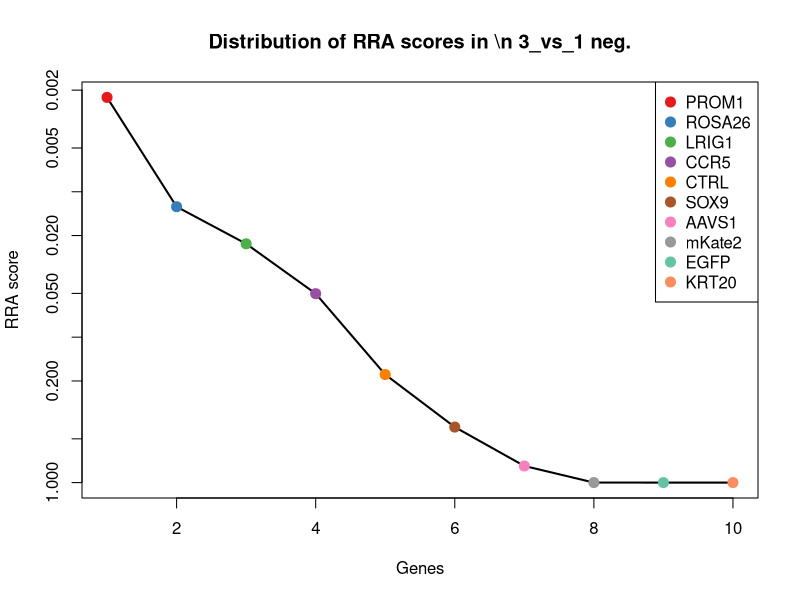
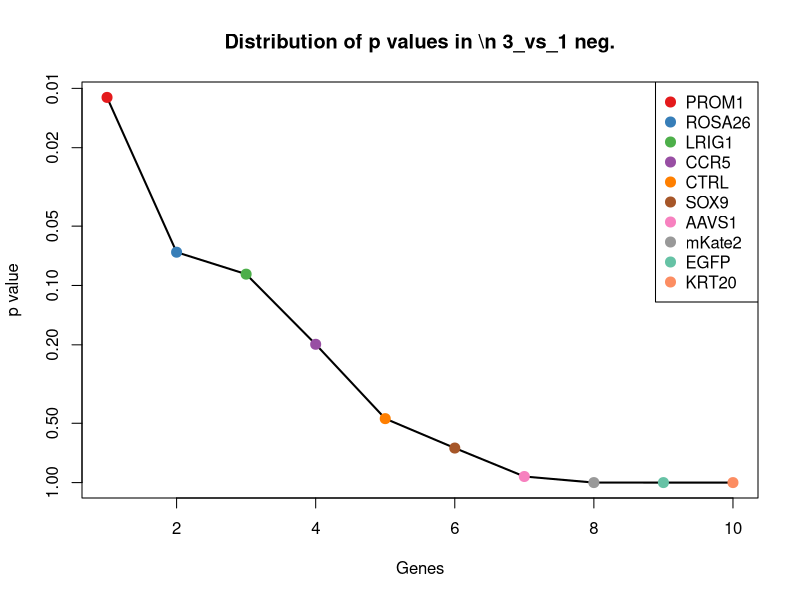
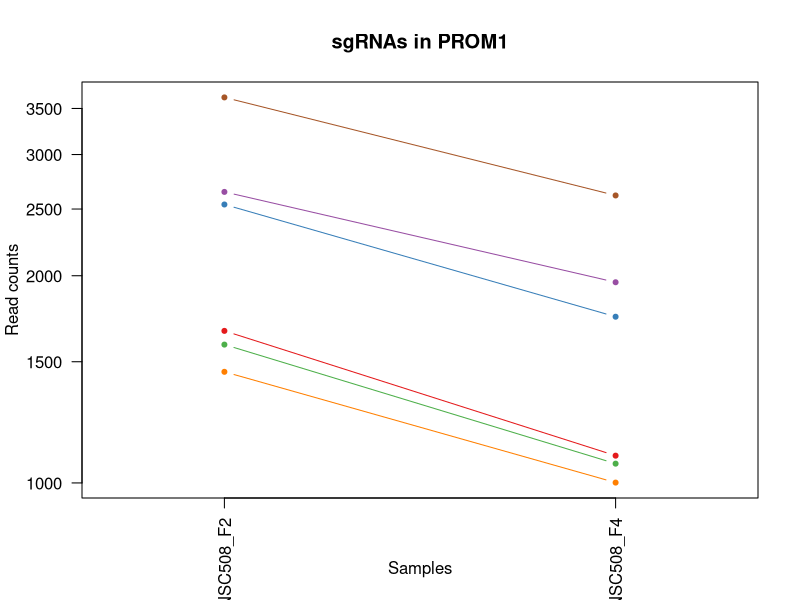
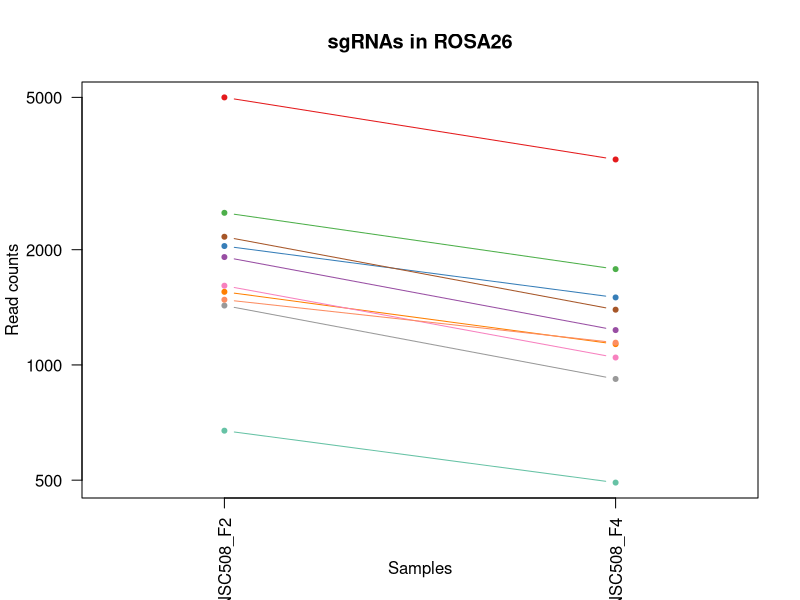
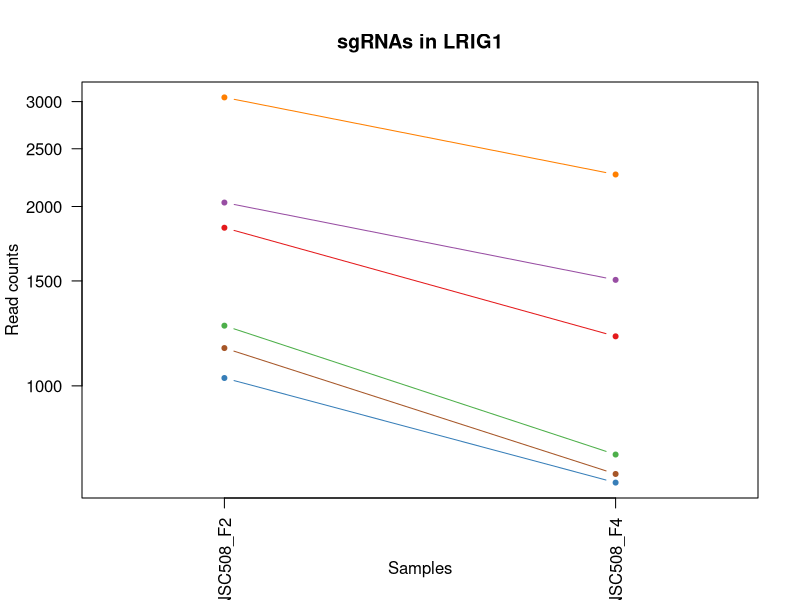
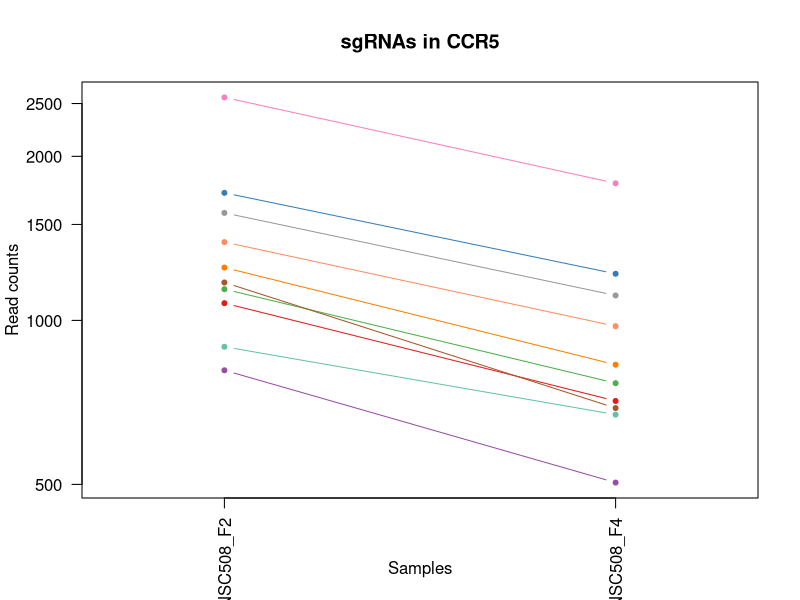
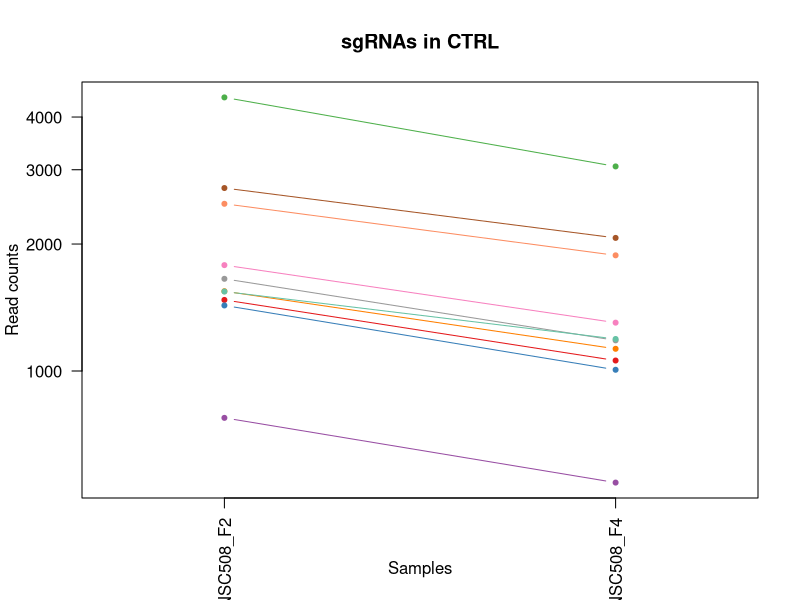
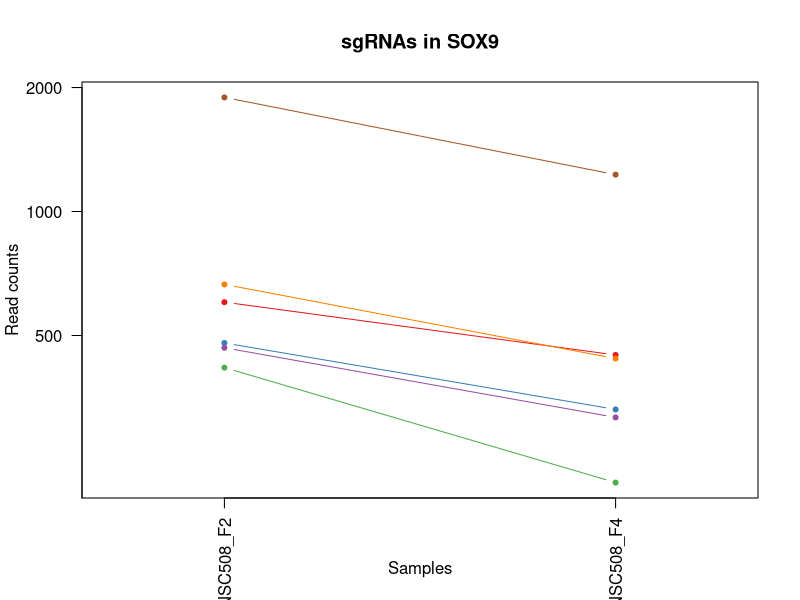

Recreate these plots in R, in order. (Note: this script raises an error after producing the figures.)
pdf(file='S8A_c1_t3.pdf',width=4.5,height=4.5);
gstable=read.table('S8A_c1_t3.gene_summary.txt',header=T)
# 
#
# parameters
# Do not modify the variables beginning with "__"

# gstablename='__GENE_SUMMARY_FILE__'
startindex=3
# outputfile='__OUTPUT_FILE__'
targetgenelist=c("PROM1","ROSA26","LRIG1","CCR5","CTRL","SOX9","AAVS1","mKate2","EGFP","KRT20")
# samplelabel=sub('.\\w+.\\w+$','',colnames(gstable)[startindex]);
samplelabel='3_vs_1 neg.'


# You need to write some codes in front of this code:
# gstable=read.table(gstablename,header=T)
# pdf(file=outputfile,width=6,height=6)


# set up color using RColorBrewer
#library(RColorBrewer)
#colors <- brewer.pal(length(targetgenelist), "Set1")

colors=c( "#E41A1C", "#377EB8", "#4DAF4A", "#984EA3", "#FF7F00",  "#A65628", "#F781BF",
          "#999999", "#66C2A5", "#FC8D62", "#8DA0CB", "#E78AC3", "#A6D854", "#FFD92F", "#E5C494", "#B3B3B3", 
          "#8DD3C7", "#FFFFB3", "#BEBADA", "#FB8072", "#80B1D3", "#FDB462", "#B3DE69", "#FCCDE5",
          "#D9D9D9", "#BC80BD", "#CCEBC5", "#FFED6F")

######
# function definition

plotrankedvalues<-function(val, tglist, ...){
  
  plot(val,log='y',ylim=c(max(val),min(val)),type='l',lwd=2, ...)
  if(length(tglist)>0){
    for(i in 1:length(tglist)){
      targetgene=tglist[i];
      tx=which(names(val)==targetgene);ty=val[targetgene];
      points(tx,ty,col=colors[(i %% length(colors)) ],cex=2,pch=20)
      # text(tx+50,ty,targetgene,col=colors[i])
    }
    legend('topright',tglist,pch=20,pt.cex = 2,cex=1,col=colors)
  }
}



plotrandvalues<-function(val,targetgenelist, ...){
  # choose the one with the best distance distribution
  
  mindiffvalue=0;
  randval=val;
  for(i in 1:20){
    randval0=sample(val)
    vindex=sort(which(names(randval0) %in% targetgenelist))
    if(max(vindex)>0.9*length(val)){
      # print('pass...')
      next;
    }
    mindiffind=min(diff(vindex));
    if (mindiffind > mindiffvalue){
      mindiffvalue=mindiffind;
      randval=randval0;
      # print(paste('Diff: ',mindiffvalue))
    }
  }
  plot(randval,log='y',ylim=c(max(randval),min(randval)),pch=20,col='grey', ...)
  
  if(length(targetgenelist)>0){
    for(i in 1:length(targetgenelist)){
      targetgene=targetgenelist[i];
      tx=which(names(randval)==targetgene);ty=randval[targetgene];
      points(tx,ty,col=colors[(i %% length(colors)) ],cex=2,pch=20)
      text(tx+50,ty,targetgene,col=colors[i])
    }
  }
  
}




# set.seed(1235)



pvec=gstable[,startindex]
names(pvec)=gstable[,'id']
pvec=sort(pvec);

plotrankedvalues(pvec,targetgenelist,xlab='Genes',ylab='RRA score',main=paste('Distribution of RRA scores in \\n',samplelabel))

# plotrandvalues(pvec,targetgenelist,xlab='Genes',ylab='RRA score',main=paste('Distribution of RRA scores in \\n',samplelabel))


pvec=gstable[,startindex+1]
names(pvec)=gstable[,'id']
pvec=sort(pvec);

plotrankedvalues(pvec,targetgenelist,xlab='Genes',ylab='p value',main=paste('Distribution of p values in \\n',samplelabel))

# plotrandvalues(pvec,targetgenelist,xlab='Genes',ylab='p value',main=paste('Distribution of p values in \\n',samplelabel))



# you need to write after this code:
# dev.off()






# parameters
# Do not modify the variables beginning with "__"
targetmat=list(c(1662.1728088384737,1094.5384753971534),c(2537.383669321567,1742.8249557540883),c(1587.5706356995822,1065.676406066194),c(2646.5575812321404,1955.960236967327),c(1449.2836806128564,1000.1817102767092),c(3630.9423536258064,2615.3475132207845))
targetgene="PROM1"
collabel=c("S58_MNSC508_F2","S60_MNSC508_F4")

# set up color using RColorBrewer
#library(RColorBrewer)
#colors <- brewer.pal(length(targetgenelist), "Set1")

colors=c( "#E41A1C", "#377EB8", "#4DAF4A", "#984EA3", "#FF7F00",  "#A65628", "#F781BF",
          "#999999", "#66C2A5", "#FC8D62", "#8DA0CB", "#E78AC3", "#A6D854", "#FFD92F", "#E5C494", "#B3B3B3", 
          "#8DD3C7", "#FFFFB3", "#BEBADA", "#FB8072", "#80B1D3", "#FDB462", "#B3DE69", "#FCCDE5",
          "#D9D9D9", "#BC80BD", "#CCEBC5", "#FFED6F")


## code

targetmatvec=unlist(targetmat)+1
yrange=range(targetmatvec[targetmatvec>0]);
# yrange[1]=1; # set the minimum value to 1
for(i in 1:length(targetmat)){
  vali=targetmat[[i]]+1;
  if(i==1){
    plot(1:length(vali),vali,type='b',las=1,pch=20,main=paste('sgRNAs in',targetgene),ylab='Read counts',xlab='Samples',xlim=c(0.7,length(vali)+0.3),ylim = yrange,col=colors[(i %% length(colors))],xaxt='n',log='y')
    axis(1,at=1:length(vali),labels=(collabel),las=2)
    # lines(0:100,rep(1,101),col='black');
  }else{
    lines(1:length(vali),vali,type='b',pch=20,col=colors[(i %% length(colors))])
  }
}




# parameters
# Do not modify the variables beginning with "__"
targetmat=list(c(4997.435817706479,3440.1366483324327),c(2043.3717179262244,1499.7175256202377),c(2495.5336697558473,1778.3475026229614),c(1912.3630236335368,1232.1883445140368),c(1551.1793317293912,1132.2811814453312),c(2160.7336732300905,1393.1498850136184),c(1609.4054180816968,1044.5848938628005),c(1428.3586808299965,918.0358206424401),c(672.3293408492787,491.7652582159625),c(1479.3065063882639,1142.2718977522018))
targetgene="ROSA26"
collabel=c("S58_MNSC508_F2","S60_MNSC508_F4")

# set up color using RColorBrewer
#library(RColorBrewer)
#colors <- brewer.pal(length(targetgenelist), "Set1")

colors=c( "#E41A1C", "#377EB8", "#4DAF4A", "#984EA3", "#FF7F00",  "#A65628", "#F781BF",
          "#999999", "#66C2A5", "#FC8D62", "#8DA0CB", "#E78AC3", "#A6D854", "#FFD92F", "#E5C494", "#B3B3B3", 
          "#8DD3C7", "#FFFFB3", "#BEBADA", "#FB8072", "#80B1D3", "#FDB462", "#B3DE69", "#FCCDE5",
          "#D9D9D9", "#BC80BD", "#CCEBC5", "#FFED6F")


## code

targetmatvec=unlist(targetmat)+1
yrange=range(targetmatvec[targetmatvec>0]);
# yrange[1]=1; # set the minimum value to 1
for(i in 1:length(targetmat)){
  vali=targetmat[[i]]+1;
  if(i==1){
    plot(1:length(vali),vali,type='b',las=1,pch=20,main=paste('sgRNAs in',targetgene),ylab='Read counts',xlab='Samples',xlim=c(0.7,length(vali)+0.3),ylim = yrange,col=colors[(i %% length(colors))],xaxt='n',log='y')
    axis(1,at=1:length(vali),labels=(collabel),las=2)
    # lines(0:100,rep(1,101),col='black');
  }else{
    lines(1:length(vali),vali,type='b',pch=20,col=colors[(i %% length(colors))])
  }
}




# parameters
# Do not modify the variables beginning with "__"
targetmat=list(c(1841.3999808916644,1209.9867527209913),c(1029.873902356405,687.1392659947647),c(1260.958682567118,765.954916860077),c(2029.7249789374027,1505.267923568499),c(3047.7717075034957,2262.342203711358),c(1156.333683652819,710.4509373774627))
targetgene="LRIG1"
collabel=c("S58_MNSC508_F2","S60_MNSC508_F4")

# set up color using RColorBrewer
#library(RColorBrewer)
#colors <- brewer.pal(length(targetgenelist), "Set1")

colors=c( "#E41A1C", "#377EB8", "#4DAF4A", "#984EA3", "#FF7F00",  "#A65628", "#F781BF",
          "#999999", "#66C2A5", "#FC8D62", "#8DA0CB", "#E78AC3", "#A6D854", "#FFD92F", "#E5C494", "#B3B3B3", 
          "#8DD3C7", "#FFFFB3", "#BEBADA", "#FB8072", "#80B1D3", "#FDB462", "#B3DE69", "#FCCDE5",
          "#D9D9D9", "#BC80BD", "#CCEBC5", "#FFED6F")


## code

targetmatvec=unlist(targetmat)+1
yrange=range(targetmatvec[targetmatvec>0]);
# yrange[1]=1; # set the minimum value to 1
for(i in 1:length(targetmat)){
  vali=targetmat[[i]]+1;
  if(i==1){
    plot(1:length(vali),vali,type='b',las=1,pch=20,main=paste('sgRNAs in',targetgene),ylab='Read counts',xlab='Samples',xlim=c(0.7,length(vali)+0.3),ylim = yrange,col=colors[(i %% length(colors))],xaxt='n',log='y')
    axis(1,at=1:length(vali),labels=(collabel),las=2)
    # lines(0:100,rep(1,101),col='black');
  }else{
    lines(1:length(vali),vali,type='b',pch=20,col=colors[(i %% length(colors))])
  }
}




# parameters
# Do not modify the variables beginning with "__"
targetmat=list(c(1074.453249719889,710.4509373774627),c(1713.120634396741,1216.647230258905),c(1139.957596866233,765.954916860077),c(808.7967307374948,502.8660541124853),c(1249.131508776806,828.1193738806049),c(1172.7097704394048,689.3594251740693),c(2564.6771472992104,1783.8979005712229),c(1573.9238967107606,1110.0795896522854),c(893.4065124681889,670.4880721499804),c(1391.0575942605508,974.6498797147067))
targetgene="CCR5"
collabel=c("S58_MNSC508_F2","S60_MNSC508_F4")

# set up color using RColorBrewer
#library(RColorBrewer)
#colors <- brewer.pal(length(targetgenelist), "Set1")

colors=c( "#E41A1C", "#377EB8", "#4DAF4A", "#984EA3", "#FF7F00",  "#A65628", "#F781BF",
          "#999999", "#66C2A5", "#FC8D62", "#8DA0CB", "#E78AC3", "#A6D854", "#FFD92F", "#E5C494", "#B3B3B3", 
          "#8DD3C7", "#FFFFB3", "#BEBADA", "#FB8072", "#80B1D3", "#FDB462", "#B3DE69", "#FCCDE5",
          "#D9D9D9", "#BC80BD", "#CCEBC5", "#FFED6F")


## code

targetmatvec=unlist(targetmat)+1
yrange=range(targetmatvec[targetmatvec>0]);
# yrange[1]=1; # set the minimum value to 1
for(i in 1:length(targetmat)){
  vali=targetmat[[i]]+1;
  if(i==1){
    plot(1:length(vali),vali,type='b',las=1,pch=20,main=paste('sgRNAs in',targetgene),ylab='Read counts',xlab='Samples',xlim=c(0.7,length(vali)+0.3),ylim = yrange,col=colors[(i %% length(colors))],xaxt='n',log='y')
    axis(1,at=1:length(vali),labels=(collabel),las=2)
    # lines(0:100,rep(1,101),col='black');
  }else{
    lines(1:length(vali),vali,type='b',pch=20,col=colors[(i %% length(colors))])
  }
}




# parameters
# Do not modify the variables beginning with "__"
targetmat=list(c(1472.9380281934805,1057.905848938628),c(1429.2684634292514,1005.7321082249706),c(4451.5662581536135,3053.8289511334374),c(773.3152093665586,542.8289193399676),c(1544.8108535346078,1127.840863086722),c(2713.8814935769933,2066.968195932556),c(1781.3543293408493,1301.0132790724786),c(1653.074982845926,1181.1246833900318),c(1542.0815057368434,1190.00532010725),c(2490.074974160319,1879.3647452813193))
targetgene="CTRL"
collabel=c("S58_MNSC508_F2","S60_MNSC508_F4")

# set up color using RColorBrewer
#library(RColorBrewer)
#colors <- brewer.pal(length(targetgenelist), "Set1")

colors=c( "#E41A1C", "#377EB8", "#4DAF4A", "#984EA3", "#FF7F00",  "#A65628", "#F781BF",
          "#999999", "#66C2A5", "#FC8D62", "#8DA0CB", "#E78AC3", "#A6D854", "#FFD92F", "#E5C494", "#B3B3B3", 
          "#8DD3C7", "#FFFFB3", "#BEBADA", "#FB8072", "#80B1D3", "#FDB462", "#B3DE69", "#FCCDE5",
          "#D9D9D9", "#BC80BD", "#CCEBC5", "#FFED6F")


## code

targetmatvec=unlist(targetmat)+1
yrange=range(targetmatvec[targetmatvec>0]);
# yrange[1]=1; # set the minimum value to 1
for(i in 1:length(targetmat)){
  vali=targetmat[[i]]+1;
  if(i==1){
    plot(1:length(vali),vali,type='b',las=1,pch=20,main=paste('sgRNAs in',targetgene),ylab='Read counts',xlab='Samples',xlim=c(0.7,length(vali)+0.3),ylim = yrange,col=colors[(i %% length(colors))],xaxt='n',log='y')
    axis(1,at=1:length(vali),labels=(collabel),las=2)
    # lines(0:100,rep(1,101),col='black');
  }else{
    lines(1:length(vali),vali,type='b',pch=20,col=colors[(i %% length(colors))])
  }
}




# parameters
# Do not modify the variables beginning with "__"
targetmat=list(c(601.3662981074062,447.3620746298711),c(478.5456472080116,329.6936381267288),c(416.6804304586869,218.68567916150025),c(465.80869081844475,315.26260346124906),c(664.1412974559856,438.4814379126528),c(1891.438023850677,1227.7480261554279))
targetgene="SOX9"
collabel=c("S58_MNSC508_F2","S60_MNSC508_F4")

# set up color using RColorBrewer
#library(RColorBrewer)
#colors <- brewer.pal(length(targetgenelist), "Set1")

colors=c( "#E41A1C", "#377EB8", "#4DAF4A", "#984EA3", "#FF7F00",  "#A65628", "#F781BF",
          "#999999", "#66C2A5", "#FC8D62", "#8DA0CB", "#E78AC3", "#A6D854", "#FFD92F", "#E5C494", "#B3B3B3", 
          "#8DD3C7", "#FFFFB3", "#BEBADA", "#FB8072", "#80B1D3", "#FDB462", "#B3DE69", "#FCCDE5",
          "#D9D9D9", "#BC80BD", "#CCEBC5", "#FFED6F")


## code

targetmatvec=unlist(targetmat)+1
yrange=range(targetmatvec[targetmatvec>0]);
# yrange[1]=1; # set the minimum value to 1
for(i in 1:length(targetmat)){
  vali=targetmat[[i]]+1;
  if(i==1){
    plot(1:length(vali),vali,type='b',las=1,pch=20,main=paste('sgRNAs in',targetgene),ylab='Read counts',xlab='Samples',xlim=c(0.7,length(vali)+0.3),ylim = yrange,col=colors[(i %% length(colors))],xaxt='n',log='y')
    axis(1,at=1:length(vali),labels=(collabel),las=2)
    # lines(0:100,rep(1,101),col='black');
  }else{
    lines(1:length(vali),vali,type='b',pch=20,col=colors[(i %% length(colors))])
  }
}




# parameters
# Do not modify the variables beginning with "__"
targetmat=list(c(1738.5945471758748,1244.399220000212),c(1611.2249832802063,1162.253330365943),c(1119.942379682628,765.954916860077),c(705.0815144224506,525.067645905531),c(1302.8086821328377,891.3939104907853),c(642.3065150738711,464.0132684746553),c(987.1141201914307,657.167117074153),c(1812.2869377155116,1222.1976282071664),c(622.291297890266,427.3806420161299),c(850.6467303032146,561.7002723640564))
targetgene="AAVS1"
collabel=c("S58_MNSC508_F2","S60_MNSC508_F4")

# set up color using RColorBrewer
#library(RColorBrewer)
#colors <- brewer.pal(length(targetgenelist), "Set1")

colors=c( "#E41A1C", "#377EB8", "#4DAF4A", "#984EA3", "#FF7F00",  "#A65628", "#F781BF",
          "#999999", "#66C2A5", "#FC8D62", "#8DA0CB", "#E78AC3", "#A6D854", "#FFD92F", "#E5C494", "#B3B3B3", 
          "#8DD3C7", "#FFFFB3", "#BEBADA", "#FB8072", "#80B1D3", "#FDB462", "#B3DE69", "#FCCDE5",
          "#D9D9D9", "#BC80BD", "#CCEBC5", "#FFED6F")


## code

targetmatvec=unlist(targetmat)+1
yrange=range(targetmatvec[targetmatvec>0]);
# yrange[1]=1; # set the minimum value to 1
for(i in 1:length(targetmat)){
  vali=targetmat[[i]]+1;
  if(i==1){
    plot(1:length(vali),vali,type='b',las=1,pch=20,main=paste('sgRNAs in',targetgene),ylab='Read counts',xlab='Samples',xlim=c(0.7,length(vali)+0.3),ylim = yrange,col=colors[(i %% length(colors))],xaxt='n',log='y')
    axis(1,at=1:length(vali),labels=(collabel),las=2)
    # lines(0:100,rep(1,101),col='black');
  }else{
    lines(1:length(vali),vali,type='b',pch=20,col=colors[(i %% length(colors))])
  }
}




# parameters
# Do not modify the variables beginning with "__"
targetmat=list(c(861.5641214942718,896.9443084390467),c(1022.595641562367,1081.217520321326),c(980.7456419966474,1034.5941775559302),c(1100.8369450982775,948.0079695630518),c(798.7891221456923,842.5504085460847),c(1536.6228101413149,1553.0013459235474))
targetgene="mKate2"
collabel=c("S58_MNSC508_F2","S60_MNSC508_F4")

# set up color using RColorBrewer
#library(RColorBrewer)
#colors <- brewer.pal(length(targetgenelist), "Set1")

colors=c( "#E41A1C", "#377EB8", "#4DAF4A", "#984EA3", "#FF7F00",  "#A65628", "#F781BF",
          "#999999", "#66C2A5", "#FC8D62", "#8DA0CB", "#E78AC3", "#A6D854", "#FFD92F", "#E5C494", "#B3B3B3", 
          "#8DD3C7", "#FFFFB3", "#BEBADA", "#FB8072", "#80B1D3", "#FDB462", "#B3DE69", "#FCCDE5",
          "#D9D9D9", "#BC80BD", "#CCEBC5", "#FFED6F")


## code

targetmatvec=unlist(targetmat)+1
yrange=range(targetmatvec[targetmatvec>0]);
# yrange[1]=1; # set the minimum value to 1
for(i in 1:length(targetmat)){
  vali=targetmat[[i]]+1;
  if(i==1){
    plot(1:length(vali),vali,type='b',las=1,pch=20,main=paste('sgRNAs in',targetgene),ylab='Read counts',xlab='Samples',xlim=c(0.7,length(vali)+0.3),ylim = yrange,col=colors[(i %% length(colors))],xaxt='n',log='y')
    axis(1,at=1:length(vali),labels=(collabel),las=2)
    # lines(0:100,rep(1,101),col='black');
  }else{
    lines(1:length(vali),vali,type='b',pch=20,col=colors[(i %% length(colors))])
  }
}




# parameters
# Do not modify the variables beginning with "__"
targetmat=list(c(299.31847515482093,3137.084920357359),c(364.8228223011647,4102.8541633548475),c(229.26521501220327,2508.779872614165),c(221.98695421816507,2212.388622177005),c(360.2739093048909,3502.301105352961),c(850.6467303032146,3663.262645852542))
targetgene="EGFP"
collabel=c("S58_MNSC508_F2","S60_MNSC508_F4")

# set up color using RColorBrewer
#library(RColorBrewer)
#colors <- brewer.pal(length(targetgenelist), "Set1")

colors=c( "#E41A1C", "#377EB8", "#4DAF4A", "#984EA3", "#FF7F00",  "#A65628", "#F781BF",
          "#999999", "#66C2A5", "#FC8D62", "#8DA0CB", "#E78AC3", "#A6D854", "#FFD92F", "#E5C494", "#B3B3B3", 
          "#8DD3C7", "#FFFFB3", "#BEBADA", "#FB8072", "#80B1D3", "#FDB462", "#B3DE69", "#FCCDE5",
          "#D9D9D9", "#BC80BD", "#CCEBC5", "#FFED6F")


## code

targetmatvec=unlist(targetmat)+1
yrange=range(targetmatvec[targetmatvec>0]);
# yrange[1]=1; # set the minimum value to 1
for(i in 1:length(targetmat)){
  vali=targetmat[[i]]+1;
  if(i==1){
    plot(1:length(vali),vali,type='b',las=1,pch=20,main=paste('sgRNAs in',targetgene),ylab='Read counts',xlab='Samples',xlim=c(0.7,length(vali)+0.3),ylim = yrange,col=colors[(i %% length(colors))],xaxt='n',log='y')
    axis(1,at=1:length(vali),labels=(collabel),las=2)
    # lines(0:100,rep(1,101),col='black');
  }else{
    lines(1:length(vali),vali,type='b',pch=20,col=colors[(i %% length(colors))])
  }
}




# parameters
# Do not modify the variables beginning with "__"
targetmat=list(c(449.4326040318588,2007.023898091332),c(478.5456472080116,2977.2334594474296),c(412.131517462413,2318.9562627836244),c(227.44564981369373,1100.0888733454149),c(638.667384676852,3926.351508600134),c(338.43912692277627,1687.320976271474))
targetgene="KRT20"
collabel=c("S58_MNSC508_F2","S60_MNSC508_F4")

# set up color using RColorBrewer
#library(RColorBrewer)
#colors <- brewer.pal(length(targetgenelist), "Set1")

colors=c( "#E41A1C", "#377EB8", "#4DAF4A", "#984EA3", "#FF7F00",  "#A65628", "#F781BF",
          "#999999", "#66C2A5", "#FC8D62", "#8DA0CB", "#E78AC3", "#A6D854", "#FFD92F", "#E5C494", "#B3B3B3", 
          "#8DD3C7", "#FFFFB3", "#BEBADA", "#FB8072", "#80B1D3", "#FDB462", "#B3DE69", "#FCCDE5",
          "#D9D9D9", "#BC80BD", "#CCEBC5", "#FFED6F")


## code

targetmatvec=unlist(targetmat)+1
yrange=range(targetmatvec[targetmatvec>0]);
# yrange[1]=1; # set the minimum value to 1
for(i in 1:length(targetmat)){
  vali=targetmat[[i]]+1;
  if(i==1){
    plot(1:length(vali),vali,type='b',las=1,pch=20,main=paste('sgRNAs in',targetgene),ylab='Read counts',xlab='Samples',xlim=c(0.7,length(vali)+0.3),ylim = yrange,col=colors[(i %% length(colors))],xaxt='n',log='y')
    axis(1,at=1:length(vali),labels=(collabel),las=2)
    # lines(0:100,rep(1,101),col='black');
  }else{
    lines(1:length(vali),vali,type='b',pch=20,col=colors[(i %% length(colors))])
  }
}



# 
#
# parameters
# Do not modify the variables beginning with "__"

# gstablename='__GENE_SUMMARY_FILE__'
startindex=9
# outputfile='__OUTPUT_FILE__'
targetgenelist=c("EGFP","KRT20","mKate2","SOX9","AAVS1","ROSA26","LRIG1","CCR5","CTRL","PROM1")
# samplelabel=sub('.\\w+.\\w+$','',colnames(gstable)[startindex]);
samplelabel='3_vs_1 pos.'


# You need to write some codes in front of this code:
# gstable=read.table(gstablename,header=T)
# pdf(file=outputfile,width=6,height=6)


# set up color using RColorBrewer
#library(RColorBrewer)
#colors <- brewer.pal(length(targetgenelist), "Set1")

colors=c( "#E41A1C", "#377EB8", "#4DAF4A", "#984EA3", "#FF7F00",  "#A65628", "#F781BF",
          "#999999", "#66C2A5", "#FC8D62", "#8DA0CB", "#E78AC3", "#A6D854", "#FFD92F", "#E5C494", "#B3B3B3", 
          "#8DD3C7", "#FFFFB3", "#BEBADA", "#FB8072", "#80B1D3", "#FDB462", "#B3DE69", "#FCCDE5",
          "#D9D9D9", "#BC80BD", "#CCEBC5", "#FFED6F")

######
# function definition

plotrankedvalues<-function(val, tglist, ...){
  
  plot(val,log='y',ylim=c(max(val),min(val)),type='l',lwd=2, ...)
  if(length(tglist)>0){
    for(i in 1:length(tglist)){
      targetgene=tglist[i];
      tx=which(names(val)==targetgene);ty=val[targetgene];
      points(tx,ty,col=colors[(i %% length(colors)) ],cex=2,pch=20)
      # text(tx+50,ty,targetgene,col=colors[i])
    }
    legend('topright',tglist,pch=20,pt.cex = 2,cex=1,col=colors)
  }
}



plotrandvalues<-function(val,targetgenelist, ...){
  # choose the one with the best distance distribution
  
  mindiffvalue=0;
  randval=val;
  for(i in 1:20){
    randval0=sample(val)
    vindex=sort(which(names(randval0) %in% targetgenelist))
    if(max(vindex)>0.9*length(val)){
      # print('pass...')
      next;
    }
    mindiffind=min(diff(vindex));
    if (mindiffind > mindiffvalue){
      mindiffvalue=mindiffind;
      randval=randval0;
      # print(paste('Diff: ',mindiffvalue))
    }
  }
  plot(randval,log='y',ylim=c(max(randval),min(randval)),pch=20,col='grey', ...)
  
  if(length(targetgenelist)>0){
    for(i in 1:length(targetgenelist)){
      targetgene=targetgenelist[i];
      tx=which(names(randval)==targetgene);ty=randval[targetgene];
      points(tx,ty,col=colors[(i %% length(colors)) ],cex=2,pch=20)
      text(tx+50,ty,targetgene,col=colors[i])
    }
  }
  
}




# set.seed(1235)



pvec=gstable[,startindex]
names(pvec)=gstable[,'id']
pvec=sort(pvec);

plotrankedvalues(pvec,targetgenelist,xlab='Genes',ylab='RRA score',main=paste('Distribution of RRA scores in \\n',samplelabel))

# plotrandvalues(pvec,targetgenelist,xlab='Genes',ylab='RRA score',main=paste('Distribution of RRA scores in \\n',samplelabel))


pvec=gstable[,startindex+1]
names(pvec)=gstable[,'id']
pvec=sort(pvec);

plotrankedvalues(pvec,targetgenelist,xlab='Genes',ylab='p value',main=paste('Distribution of p values in \\n',samplelabel))

# plotrandvalues(pvec,targetgenelist,xlab='Genes',ylab='p value',main=paste('Distribution of p values in \\n',samplelabel))



# you need to write after this code:
# dev.off()






# parameters
# Do not modify the variables beginning with "__"
targetmat=list(c(299.31847515482093,3137.084920357359),c(364.8228223011647,4102.8541633548475),c(229.26521501220327,2508.779872614165),c(221.98695421816507,2212.388622177005),c(360.2739093048909,3502.301105352961),c(850.6467303032146,3663.262645852542))
targetgene="EGFP"
collabel=c("S58_MNSC508_F2","S60_MNSC508_F4")

# set up color using RColorBrewer
#library(RColorBrewer)
#colors <- brewer.pal(length(targetgenelist), "Set1")

colors=c( "#E41A1C", "#377EB8", "#4DAF4A", "#984EA3", "#FF7F00",  "#A65628", "#F781BF",
          "#999999", "#66C2A5", "#FC8D62", "#8DA0CB", "#E78AC3", "#A6D854", "#FFD92F", "#E5C494", "#B3B3B3", 
          "#8DD3C7", "#FFFFB3", "#BEBADA", "#FB8072", "#80B1D3", "#FDB462", "#B3DE69", "#FCCDE5",
          "#D9D9D9", "#BC80BD", "#CCEBC5", "#FFED6F")


## code

targetmatvec=unlist(targetmat)+1
yrange=range(targetmatvec[targetmatvec>0]);
# yrange[1]=1; # set the minimum value to 1
for(i in 1:length(targetmat)){
  vali=targetmat[[i]]+1;
  if(i==1){
    plot(1:length(vali),vali,type='b',las=1,pch=20,main=paste('sgRNAs in',targetgene),ylab='Read counts',xlab='Samples',xlim=c(0.7,length(vali)+0.3),ylim = yrange,col=colors[(i %% length(colors))],xaxt='n',log='y')
    axis(1,at=1:length(vali),labels=(collabel),las=2)
    # lines(0:100,rep(1,101),col='black');
  }else{
    lines(1:length(vali),vali,type='b',pch=20,col=colors[(i %% length(colors))])
  }
}




# parameters
# Do not modify the variables beginning with "__"
targetmat=list(c(449.4326040318588,2007.023898091332),c(478.5456472080116,2977.2334594474296),c(412.131517462413,2318.9562627836244),c(227.44564981369373,1100.0888733454149),c(638.667384676852,3926.351508600134),c(338.43912692277627,1687.320976271474))
targetgene="KRT20"
collabel=c("S58_MNSC508_F2","S60_MNSC508_F4")

# set up color using RColorBrewer
#library(RColorBrewer)
#colors <- brewer.pal(length(targetgenelist), "Set1")

colors=c( "#E41A1C", "#377EB8", "#4DAF4A", "#984EA3", "#FF7F00",  "#A65628", "#F781BF",
          "#999999", "#66C2A5", "#FC8D62", "#8DA0CB", "#E78AC3", "#A6D854", "#FFD92F", "#E5C494", "#B3B3B3", 
          "#8DD3C7", "#FFFFB3", "#BEBADA", "#FB8072", "#80B1D3", "#FDB462", "#B3DE69", "#FCCDE5",
          "#D9D9D9", "#BC80BD", "#CCEBC5", "#FFED6F")


## code

targetmatvec=unlist(targetmat)+1
yrange=range(targetmatvec[targetmatvec>0]);
# yrange[1]=1; # set the minimum value to 1
for(i in 1:length(targetmat)){
  vali=targetmat[[i]]+1;
  if(i==1){
    plot(1:length(vali),vali,type='b',las=1,pch=20,main=paste('sgRNAs in',targetgene),ylab='Read counts',xlab='Samples',xlim=c(0.7,length(vali)+0.3),ylim = yrange,col=colors[(i %% length(colors))],xaxt='n',log='y')
    axis(1,at=1:length(vali),labels=(collabel),las=2)
    # lines(0:100,rep(1,101),col='black');
  }else{
    lines(1:length(vali),vali,type='b',pch=20,col=colors[(i %% length(colors))])
  }
}




# parameters
# Do not modify the variables beginning with "__"
targetmat=list(c(861.5641214942718,896.9443084390467),c(1022.595641562367,1081.217520321326),c(980.7456419966474,1034.5941775559302),c(1100.8369450982775,948.0079695630518),c(798.7891221456923,842.5504085460847),c(1536.6228101413149,1553.0013459235474))
targetgene="mKate2"
collabel=c("S58_MNSC508_F2","S60_MNSC508_F4")

# set up color using RColorBrewer
#library(RColorBrewer)
#colors <- brewer.pal(length(targetgenelist), "Set1")

colors=c( "#E41A1C", "#377EB8", "#4DAF4A", "#984EA3", "#FF7F00",  "#A65628", "#F781BF",
          "#999999", "#66C2A5", "#FC8D62", "#8DA0CB", "#E78AC3", "#A6D854", "#FFD92F", "#E5C494", "#B3B3B3", 
          "#8DD3C7", "#FFFFB3", "#BEBADA", "#FB8072", "#80B1D3", "#FDB462", "#B3DE69", "#FCCDE5",
          "#D9D9D9", "#BC80BD", "#CCEBC5", "#FFED6F")


## code

targetmatvec=unlist(targetmat)+1
yrange=range(targetmatvec[targetmatvec>0]);
# yrange[1]=1; # set the minimum value to 1
for(i in 1:length(targetmat)){
  vali=targetmat[[i]]+1;
  if(i==1){
    plot(1:length(vali),vali,type='b',las=1,pch=20,main=paste('sgRNAs in',targetgene),ylab='Read counts',xlab='Samples',xlim=c(0.7,length(vali)+0.3),ylim = yrange,col=colors[(i %% length(colors))],xaxt='n',log='y')
    axis(1,at=1:length(vali),labels=(collabel),las=2)
    # lines(0:100,rep(1,101),col='black');
  }else{
    lines(1:length(vali),vali,type='b',pch=20,col=colors[(i %% length(colors))])
  }
}




# parameters
# Do not modify the variables beginning with "__"
targetmat=list(c(601.3662981074062,447.3620746298711),c(478.5456472080116,329.6936381267288),c(416.6804304586869,218.68567916150025),c(465.80869081844475,315.26260346124906),c(664.1412974559856,438.4814379126528),c(1891.438023850677,1227.7480261554279))
targetgene="SOX9"
collabel=c("S58_MNSC508_F2","S60_MNSC508_F4")

# set up color using RColorBrewer
#library(RColorBrewer)
#colors <- brewer.pal(length(targetgenelist), "Set1")

colors=c( "#E41A1C", "#377EB8", "#4DAF4A", "#984EA3", "#FF7F00",  "#A65628", "#F781BF",
          "#999999", "#66C2A5", "#FC8D62", "#8DA0CB", "#E78AC3", "#A6D854", "#FFD92F", "#E5C494", "#B3B3B3", 
          "#8DD3C7", "#FFFFB3", "#BEBADA", "#FB8072", "#80B1D3", "#FDB462", "#B3DE69", "#FCCDE5",
          "#D9D9D9", "#BC80BD", "#CCEBC5", "#FFED6F")


## code

targetmatvec=unlist(targetmat)+1
yrange=range(targetmatvec[targetmatvec>0]);
# yrange[1]=1; # set the minimum value to 1
for(i in 1:length(targetmat)){
  vali=targetmat[[i]]+1;
  if(i==1){
    plot(1:length(vali),vali,type='b',las=1,pch=20,main=paste('sgRNAs in',targetgene),ylab='Read counts',xlab='Samples',xlim=c(0.7,length(vali)+0.3),ylim = yrange,col=colors[(i %% length(colors))],xaxt='n',log='y')
    axis(1,at=1:length(vali),labels=(collabel),las=2)
    # lines(0:100,rep(1,101),col='black');
  }else{
    lines(1:length(vali),vali,type='b',pch=20,col=colors[(i %% length(colors))])
  }
}




# parameters
# Do not modify the variables beginning with "__"
targetmat=list(c(1738.5945471758748,1244.399220000212),c(1611.2249832802063,1162.253330365943),c(1119.942379682628,765.954916860077),c(705.0815144224506,525.067645905531),c(1302.8086821328377,891.3939104907853),c(642.3065150738711,464.0132684746553),c(987.1141201914307,657.167117074153),c(1812.2869377155116,1222.1976282071664),c(622.291297890266,427.3806420161299),c(850.6467303032146,561.7002723640564))
targetgene="AAVS1"
collabel=c("S58_MNSC508_F2","S60_MNSC508_F4")

# set up color using RColorBrewer
#library(RColorBrewer)
#colors <- brewer.pal(length(targetgenelist), "Set1")

colors=c( "#E41A1C", "#377EB8", "#4DAF4A", "#984EA3", "#FF7F00",  "#A65628", "#F781BF",
          "#999999", "#66C2A5", "#FC8D62", "#8DA0CB", "#E78AC3", "#A6D854", "#FFD92F", "#E5C494", "#B3B3B3", 
          "#8DD3C7", "#FFFFB3", "#BEBADA", "#FB8072", "#80B1D3", "#FDB462", "#B3DE69", "#FCCDE5",
          "#D9D9D9", "#BC80BD", "#CCEBC5", "#FFED6F")


## code

targetmatvec=unlist(targetmat)+1
yrange=range(targetmatvec[targetmatvec>0]);
# yrange[1]=1; # set the minimum value to 1
for(i in 1:length(targetmat)){
  vali=targetmat[[i]]+1;
  if(i==1){
    plot(1:length(vali),vali,type='b',las=1,pch=20,main=paste('sgRNAs in',targetgene),ylab='Read counts',xlab='Samples',xlim=c(0.7,length(vali)+0.3),ylim = yrange,col=colors[(i %% length(colors))],xaxt='n',log='y')
    axis(1,at=1:length(vali),labels=(collabel),las=2)
    # lines(0:100,rep(1,101),col='black');
  }else{
    lines(1:length(vali),vali,type='b',pch=20,col=colors[(i %% length(colors))])
  }
}




# parameters
# Do not modify the variables beginning with "__"
targetmat=list(c(4997.435817706479,3440.1366483324327),c(2043.3717179262244,1499.7175256202377),c(2495.5336697558473,1778.3475026229614),c(1912.3630236335368,1232.1883445140368),c(1551.1793317293912,1132.2811814453312),c(2160.7336732300905,1393.1498850136184),c(1609.4054180816968,1044.5848938628005),c(1428.3586808299965,918.0358206424401),c(672.3293408492787,491.7652582159625),c(1479.3065063882639,1142.2718977522018))
targetgene="ROSA26"
collabel=c("S58_MNSC508_F2","S60_MNSC508_F4")

# set up color using RColorBrewer
#library(RColorBrewer)
#colors <- brewer.pal(length(targetgenelist), "Set1")

colors=c( "#E41A1C", "#377EB8", "#4DAF4A", "#984EA3", "#FF7F00",  "#A65628", "#F781BF",
          "#999999", "#66C2A5", "#FC8D62", "#8DA0CB", "#E78AC3", "#A6D854", "#FFD92F", "#E5C494", "#B3B3B3", 
          "#8DD3C7", "#FFFFB3", "#BEBADA", "#FB8072", "#80B1D3", "#FDB462", "#B3DE69", "#FCCDE5",
          "#D9D9D9", "#BC80BD", "#CCEBC5", "#FFED6F")


## code

targetmatvec=unlist(targetmat)+1
yrange=range(targetmatvec[targetmatvec>0]);
# yrange[1]=1; # set the minimum value to 1
for(i in 1:length(targetmat)){
  vali=targetmat[[i]]+1;
  if(i==1){
    plot(1:length(vali),vali,type='b',las=1,pch=20,main=paste('sgRNAs in',targetgene),ylab='Read counts',xlab='Samples',xlim=c(0.7,length(vali)+0.3),ylim = yrange,col=colors[(i %% length(colors))],xaxt='n',log='y')
    axis(1,at=1:length(vali),labels=(collabel),las=2)
    # lines(0:100,rep(1,101),col='black');
  }else{
    lines(1:length(vali),vali,type='b',pch=20,col=colors[(i %% length(colors))])
  }
}




# parameters
# Do not modify the variables beginning with "__"
targetmat=list(c(1841.3999808916644,1209.9867527209913),c(1029.873902356405,687.1392659947647),c(1260.958682567118,765.954916860077),c(2029.7249789374027,1505.267923568499),c(3047.7717075034957,2262.342203711358),c(1156.333683652819,710.4509373774627))
targetgene="LRIG1"
collabel=c("S58_MNSC508_F2","S60_MNSC508_F4")

# set up color using RColorBrewer
#library(RColorBrewer)
#colors <- brewer.pal(length(targetgenelist), "Set1")

colors=c( "#E41A1C", "#377EB8", "#4DAF4A", "#984EA3", "#FF7F00",  "#A65628", "#F781BF",
          "#999999", "#66C2A5", "#FC8D62", "#8DA0CB", "#E78AC3", "#A6D854", "#FFD92F", "#E5C494", "#B3B3B3", 
          "#8DD3C7", "#FFFFB3", "#BEBADA", "#FB8072", "#80B1D3", "#FDB462", "#B3DE69", "#FCCDE5",
          "#D9D9D9", "#BC80BD", "#CCEBC5", "#FFED6F")


## code

targetmatvec=unlist(targetmat)+1
yrange=range(targetmatvec[targetmatvec>0]);
# yrange[1]=1; # set the minimum value to 1
for(i in 1:length(targetmat)){
  vali=targetmat[[i]]+1;
  if(i==1){
    plot(1:length(vali),vali,type='b',las=1,pch=20,main=paste('sgRNAs in',targetgene),ylab='Read counts',xlab='Samples',xlim=c(0.7,length(vali)+0.3),ylim = yrange,col=colors[(i %% length(colors))],xaxt='n',log='y')
    axis(1,at=1:length(vali),labels=(collabel),las=2)
    # lines(0:100,rep(1,101),col='black');
  }else{
    lines(1:length(vali),vali,type='b',pch=20,col=colors[(i %% length(colors))])
  }
}




# parameters
# Do not modify the variables beginning with "__"
targetmat=list(c(1074.453249719889,710.4509373774627),c(1713.120634396741,1216.647230258905),c(1139.957596866233,765.954916860077),c(808.7967307374948,502.8660541124853),c(1249.131508776806,828.1193738806049),c(1172.7097704394048,689.3594251740693),c(2564.6771472992104,1783.8979005712229),c(1573.9238967107606,1110.0795896522854),c(893.4065124681889,670.4880721499804),c(1391.0575942605508,974.6498797147067))
targetgene="CCR5"
collabel=c("S58_MNSC508_F2","S60_MNSC508_F4")

# set up color using RColorBrewer
#library(RColorBrewer)
#colors <- brewer.pal(length(targetgenelist), "Set1")

colors=c( "#E41A1C", "#377EB8", "#4DAF4A", "#984EA3", "#FF7F00",  "#A65628", "#F781BF",
          "#999999", "#66C2A5", "#FC8D62", "#8DA0CB", "#E78AC3", "#A6D854", "#FFD92F", "#E5C494", "#B3B3B3", 
          "#8DD3C7", "#FFFFB3", "#BEBADA", "#FB8072", "#80B1D3", "#FDB462", "#B3DE69", "#FCCDE5",
          "#D9D9D9", "#BC80BD", "#CCEBC5", "#FFED6F")


## code

targetmatvec=unlist(targetmat)+1
yrange=range(targetmatvec[targetmatvec>0]);
# yrange[1]=1; # set the minimum value to 1
for(i in 1:length(targetmat)){
  vali=targetmat[[i]]+1;
  if(i==1){
    plot(1:length(vali),vali,type='b',las=1,pch=20,main=paste('sgRNAs in',targetgene),ylab='Read counts',xlab='Samples',xlim=c(0.7,length(vali)+0.3),ylim = yrange,col=colors[(i %% length(colors))],xaxt='n',log='y')
    axis(1,at=1:length(vali),labels=(collabel),las=2)
    # lines(0:100,rep(1,101),col='black');
  }else{
    lines(1:length(vali),vali,type='b',pch=20,col=colors[(i %% length(colors))])
  }
}




# parameters
# Do not modify the variables beginning with "__"
targetmat=list(c(1472.9380281934805,1057.905848938628),c(1429.2684634292514,1005.7321082249706),c(4451.5662581536135,3053.8289511334374),c(773.3152093665586,542.8289193399676),c(1544.8108535346078,1127.840863086722),c(2713.8814935769933,2066.968195932556),c(1781.3543293408493,1301.0132790724786),c(1653.074982845926,1181.1246833900318),c(1542.0815057368434,1190.00532010725),c(2490.074974160319,1879.3647452813193))
targetgene="CTRL"
collabel=c("S58_MNSC508_F2","S60_MNSC508_F4")

# set up color using RColorBrewer
#library(RColorBrewer)
#colors <- brewer.pal(length(targetgenelist), "Set1")

colors=c( "#E41A1C", "#377EB8", "#4DAF4A", "#984EA3", "#FF7F00",  "#A65628", "#F781BF",
          "#999999", "#66C2A5", "#FC8D62", "#8DA0CB", "#E78AC3", "#A6D854", "#FFD92F", "#E5C494", "#B3B3B3", 
          "#8DD3C7", "#FFFFB3", "#BEBADA", "#FB8072", "#80B1D3", "#FDB462", "#B3DE69", "#FCCDE5",
          "#D9D9D9", "#BC80BD", "#CCEBC5", "#FFED6F")


## code

targetmatvec=unlist(targetmat)+1
yrange=range(targetmatvec[targetmatvec>0]);
# yrange[1]=1; # set the minimum value to 1
for(i in 1:length(targetmat)){
  vali=targetmat[[i]]+1;
  if(i==1){
    plot(1:length(vali),vali,type='b',las=1,pch=20,main=paste('sgRNAs in',targetgene),ylab='Read counts',xlab='Samples',xlim=c(0.7,length(vali)+0.3),ylim = yrange,col=colors[(i %% length(colors))],xaxt='n',log='y')
    axis(1,at=1:length(vali),labels=(collabel),las=2)
    # lines(0:100,rep(1,101),col='black');
  }else{
    lines(1:length(vali),vali,type='b',pch=20,col=colors[(i %% length(colors))])
  }
}




# parameters
# Do not modify the variables beginning with "__"
targetmat=list(c(1662.1728088384737,1094.5384753971534),c(2537.383669321567,1742.8249557540883),c(1587.5706356995822,1065.676406066194),c(2646.5575812321404,1955.960236967327),c(1449.2836806128564,1000.1817102767092),c(3630.9423536258064,2615.3475132207845))
targetgene="PROM1"
collabel=c("S58_MNSC508_F2","S60_MNSC508_F4")

# set up color using RColorBrewer
#library(RColorBrewer)
#colors <- brewer.pal(length(targetgenelist), "Set1")

colors=c( "#E41A1C", "#377EB8", "#4DAF4A", "#984EA3", "#FF7F00",  "#A65628", "#F781BF",
          "#999999", "#66C2A5", "#FC8D62", "#8DA0CB", "#E78AC3", "#A6D854", "#FFD92F", "#E5C494", "#B3B3B3", 
          "#8DD3C7", "#FFFFB3", "#BEBADA", "#FB8072", "#80B1D3", "#FDB462", "#B3DE69", "#FCCDE5",
          "#D9D9D9", "#BC80BD", "#CCEBC5", "#FFED6F")


## code

targetmatvec=unlist(targetmat)+1
yrange=range(targetmatvec[targetmatvec>0]);
# yrange[1]=1; # set the minimum value to 1
for(i in 1:length(targetmat)){
  vali=targetmat[[i]]+1;
  if(i==1){
    plot(1:length(vali),vali,type='b',las=1,pch=20,main=paste('sgRNAs in',targetgene),ylab='Read counts',xlab='Samples',xlim=c(0.7,length(vali)+0.3),ylim = yrange,col=colors[(i %% length(colors))],xaxt='n',log='y')
    axis(1,at=1:length(vali),labels=(collabel),las=2)
    # lines(0:100,rep(1,101),col='black');
  }else{
    lines(1:length(vali),vali,type='b',pch=20,col=colors[(i %% length(colors))])
  }
}



dev.off()
Sweave("S8A_c1_t3_summary.Rnw");
library(tools);

texi2dvi("S8A_c1_t3_summary.tex",pdf=TRUE);
